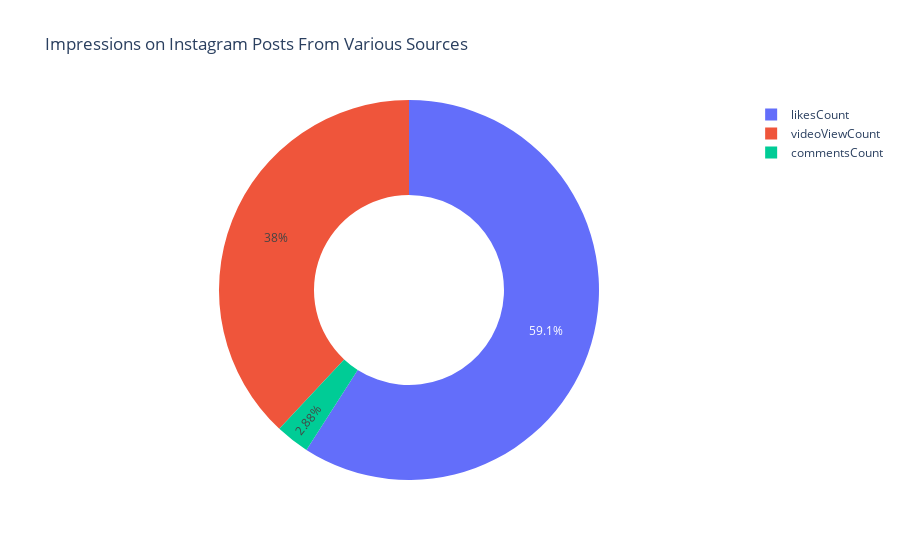

Write notebook code for a chart like this one.
### Code cell
like = df["likesCount"].sum()
comments = df["commentsCount"].sum()
Videos = df['videoViewCount'].sum()

labels = ['likesCount','commentsCount','videoViewCount']
values = [like, comments,Videos]


fig = px.pie(data, values=values, names=labels, 
             title='Impressions on Instagram Posts From Various Sources', hole=0.5)
fig.show()

### Figure 1 — Plotly figure (JSON) as saved in the notebook; plotly's stock layout.template omitted (floating-point values rounded to 4 significant figures)
{"data": [{"domain": {"x": [0, 1], "y": [0, 1]}, "hole": 0.5, "hovertemplate": "label=%{label}<br>value=%{value}<extra></extra>", "labels": ["likesCount", "commentsCount", "videoViewCount"], "legendgroup": "", "name": "", "showlegend": true, "type": "pie", "values": [39376, 1920, 25357]}], "layout": {"autosize": true, "legend": {"tracegroupgap": 0}, "title": {"text": "Impressions on Instagram Posts From Various Sources"}}}
